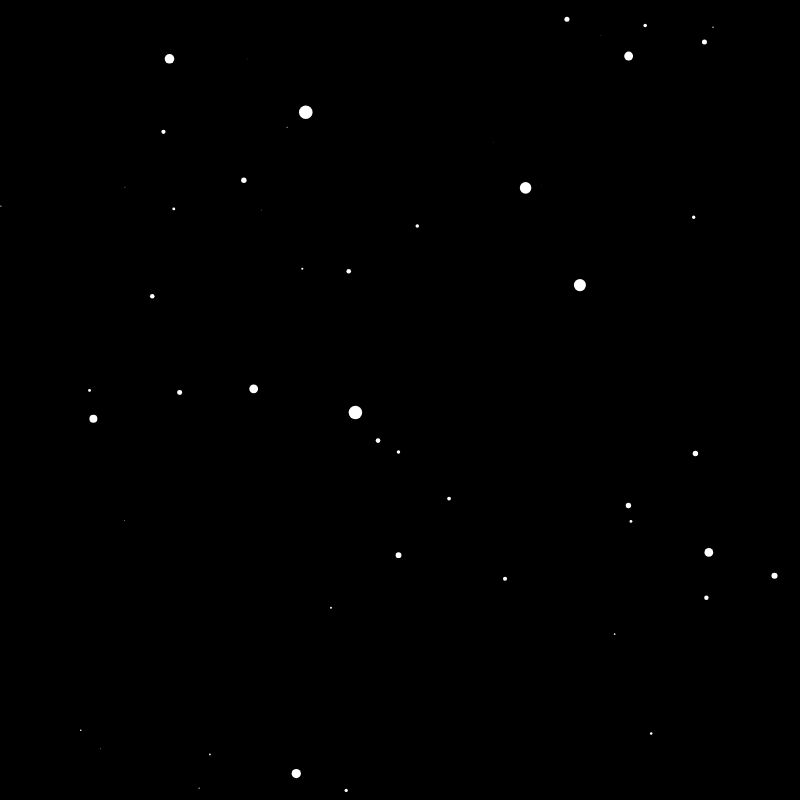
Frame 1 (no input)
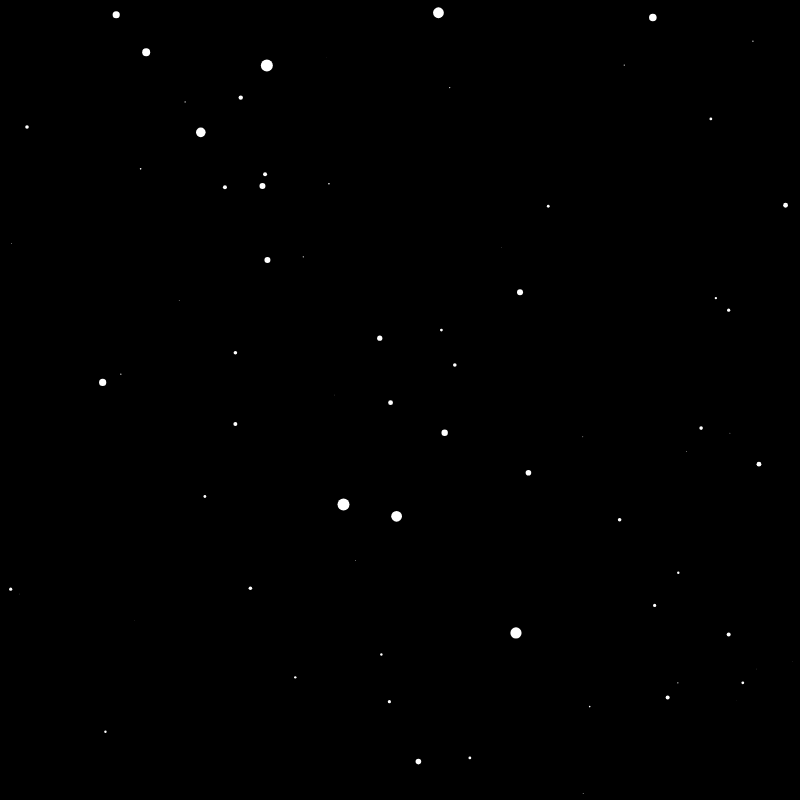
Frame 60 (no input)
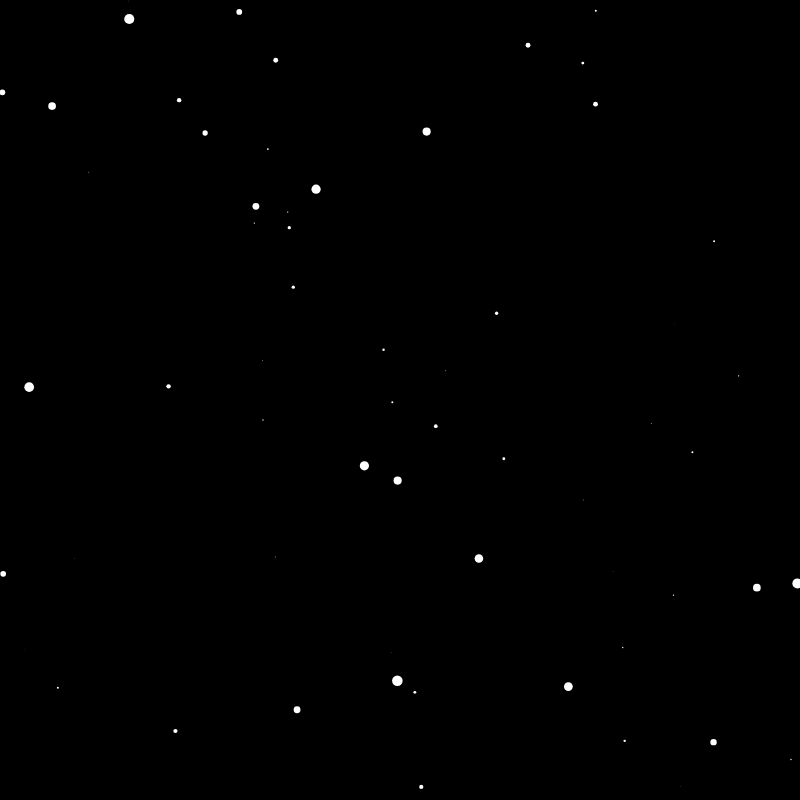
Frame 120 (the mouse pressed at the canvas centre since frame 60)

The p5.js sketch that drew these frames (run headless with seeded random() and noise() and a simulated clock; from frame 60 on, the mouse is pressed at the canvas centre):

// p5.js sketch
// ── sketch.js
let stars = [];
let speedY;

function setup() {
  createCanvas(800, 800);
  for (let i = 0; i < 800; i++) {
    star = new Star();
    stars.push(star);
  }
}

function draw() {
  speedY = map(mouseY, 0, height, 20, 2);
  background(0);
  translate(width / 2, height / 2);
  for (let i = 0; i < stars.length; i++) {
    stars[i].show();
    stars[i].update();
  }
}

// ── star.js
class Star {
  constructor(x = random(-width, width), y = random(-height, height), z = random(width)) {
    this.x = x;
    this.y = y;
    this.z = z;
    this.sx = map(this.x / this.z, 0, 1, 0, width);
    this.sy = map(this.y / this.z, 0, 1, 0, height);
  }

  show() {
    let r = map(this.z, 0, width, 16, 0);

    noStroke();
    fill(255);
    ellipse(this.sx, this.sy, r);
  }

  update() {
    this.sx = map(this.x / this.z, 0, 1, 0, width);
    this.sy = map(this.y / this.z, 0, 1, 0, height);
    this.z = this.z - speedY;

    if (this.z < 1) {
      this.z = width;
      this.sx = map(this.x / this.z, 0, 1, 0, width);
      this.sy = map(this.y / this.z, 0, 1, 0, height);
      this.r = map(this.z, 0, width, 16, 0);

    }


  }
}
